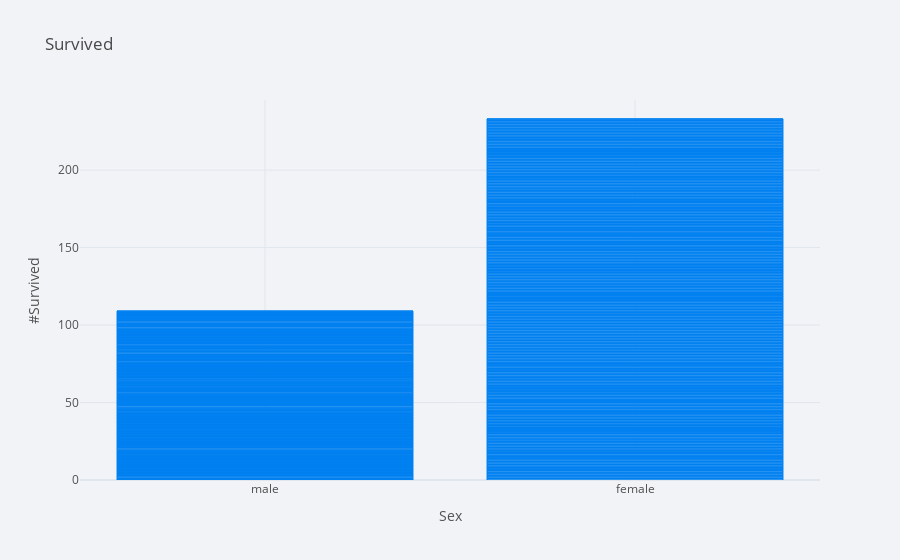

The notebook cell saved with this chart:
### Code cell
titanic.iplot(kind = "bar", x = "sex", y="survived", title="Survived", xTitle = "Sex", yTitle='#Survived')

### Figure 1 — Plotly figure (JSON) as saved in the notebook; plotly's stock layout.template omitted (floating-point values rounded to 4 significant figures; data arrays with more than 128 entries replaced by an {"elided": "..."} marker saying what was removed)
{"data": [{"marker": {"color": "rgba(0, 128, 240, 0.6)", "line": {"color": "rgba(0, 128, 240, 1.0)", "width": 1}}, "name": "survived", "orientation": "v", "text": "", "type": "bar", "x": {"elided": "891 str values"}, "y": {"elided": "891 int values"}}], "layout": {"legend": {"bgcolor": "#F2F3F7", "font": {"color": "#505050"}}, "paper_bgcolor": "#F2F3F7", "plot_bgcolor": "#F2F3F7", "title": {"font": {"color": "#484848"}, "text": "Survived"}, "xaxis": {"gridcolor": "#E1E5ED", "showgrid": true, "tickfont": {"color": "#505050"}, "title": {"font": {"color": "#505050"}, "text": "Sex"}, "zerolinecolor": "#E1E5ED"}, "yaxis": {"gridcolor": "#E1E5ED", "showgrid": true, "tickfont": {"color": "#505050"}, "title": {"font": {"color": "#505050"}, "text": "#Survived"}, "zerolinecolor": "#E1E5ED"}}}
